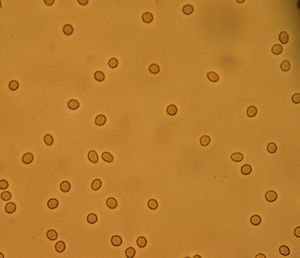
#> input picture relatorio2/MicroHematuria.JPG, 300 x 258 px, found by its file name
$ python ativ4_microHematuria.py
#> lines starting #> are read from the running program, lines starting #| are printed output that depends on the picture
# Relatório 2 - PDI
# Bruno Marra - 3029
# Gustavo Viegas - 3026
# Heitor Passeado - 3055
#
# Descrição da Atividade:
#
# 1) Para a imagem MENINA, aplicar a equalização do histograma, apresentando a
# imagem e histograma antes e depois da equalização. Descreva o que ocorreu com
# o histograma.
# 2) Para a imagem FILTROMEDIANA, converter a imagem para mono e aplicar o
# filtro de media simples e o filtro de mediana, e analisar os resultados.
# 3) Para a imagem de impressao digital, converter para mono e aplicar filtro
# prewitt, sobel, canny e roberts, e comparar os resultados.
# 4) Para a imagem MicroHematuria, utilizar as técnicas que achar necessária
# para obter uma imagem binarizada mostrando as bordas dos globulos de sangue
# presentes na imagem.
#
# Este arquivo se refere a atividade 4).

# Carregando as bibliotecas necessárias
import numpy as np
import cv2

# Lê a imagem de entrada
img = cv2.imread("MicroHematuria.jpg", cv2.IMREAD_GRAYSCALE)
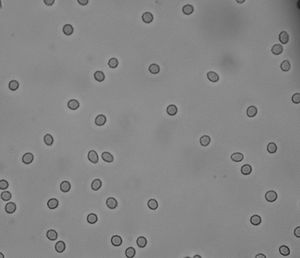
#> img: shape (258, 300); min 31, max 171, mean 134.1

# Aplicando filtro canny
edge_canny = cv2.Canny(img, 150, 240)
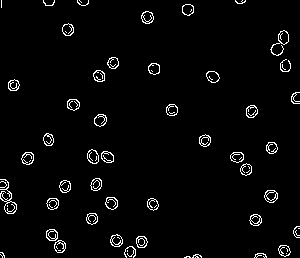
#> edge_canny: shape (258, 300); 3.1% white in thin lines or dots
Z = edge_canny.reshape((-1, 3))
Z = np.float32(Z)

# Aplicando K-Means com K = 8
criteria = (cv2.TERM_CRITERIA_EPS + cv2.TERM_CRITERIA_MAX_ITER, 3, 1.0)
K = 8
ret, label, center = cv2.kmeans(Z, K, None, criteria, 3,
                                cv2.KMEANS_RANDOM_CENTERS)
#> ret = 2.22e-07; center = [[0, 255, 0], [255, 0, 0], [255, 255, 0], [0, 0, 255], [0, 0, 0], [255, 255, 255], [255, 0, 255], [0, 255, 255]]

# Convertendo estruturas de dados e fazendo imagem original
center = np.uint8(center)
#> center = [[0, 255, 0], [255, 0, 0], [255, 255, 0], [0, 0, 255], [0, 0, 0], [255, 255, 255], [254, 0, 254], [0, 255, 255]]
res = center[label.flatten()]
res2 = res.reshape((edge_canny.shape))

cv2.imwrite("resultados/microHematuriaBinarizada.jpg", res2)
